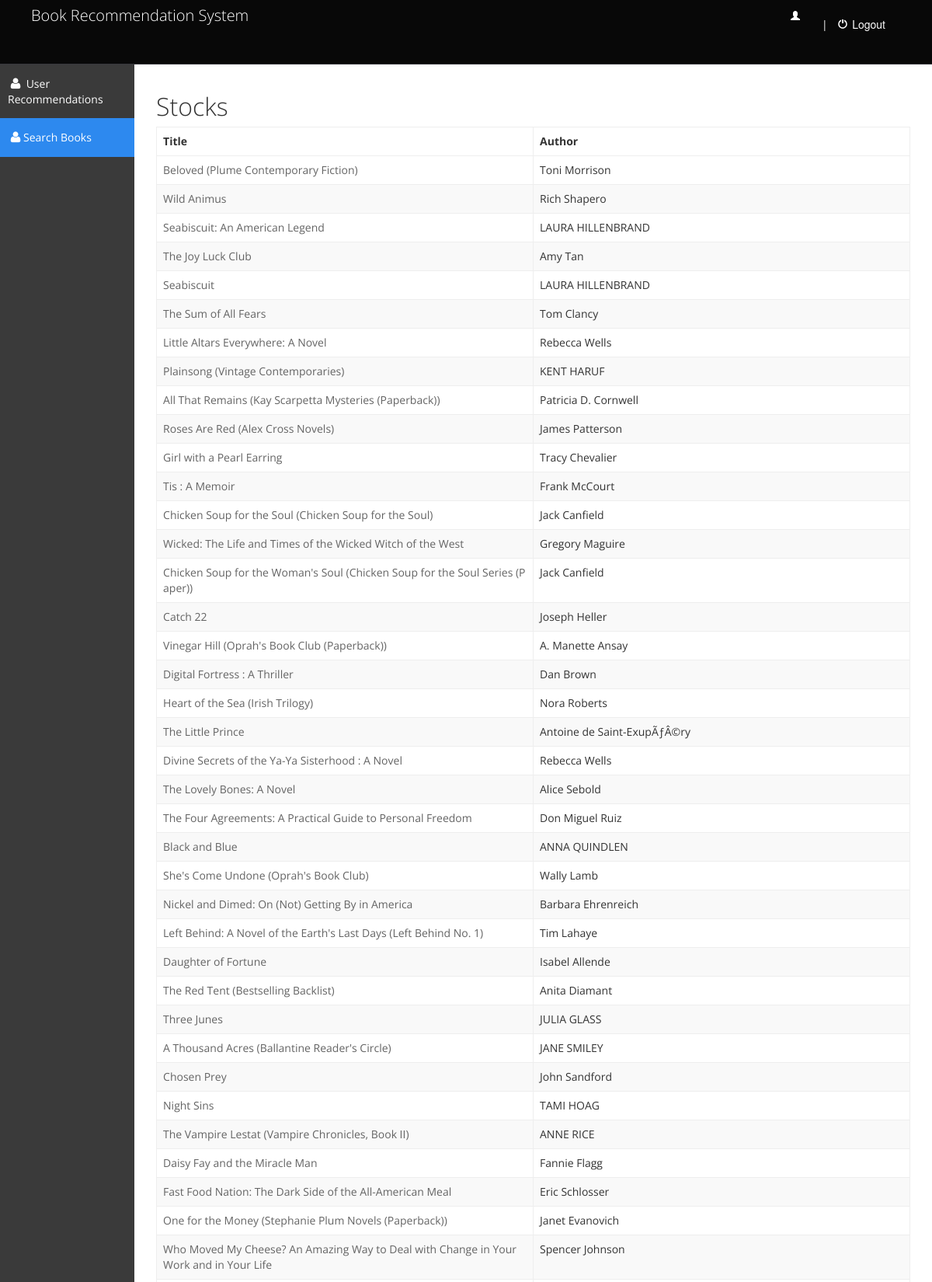
Screenshot of /book/books/ (upper part) with the database file from the repository.
### book/models.py (models this page shows, shortened)
class ModelBase(models.Model):
    is_deleted = models.BooleanField(default=False)
    created_at = models.DateTimeField(auto_now_add=True)
    modified_at = models.DateTimeField(auto_now=True)
    class Meta:
        abstract = True

class Book(ModelBase):
    isbn = models.CharField(max_length=254, null=True, blank=True)
    book_title = models.CharField(max_length=254, null=True, blank=True)
    book_author = models.CharField(max_length=254, null=True, blank=True)
    publisher = models.CharField(max_length=254, null=True, blank=True)
    year_of_publication = models.CharField(max_length=254, null=True, blank=True)
    image_url_s = models.CharField(max_length=254, null=True, blank=True)
    image_url_m = models.CharField(max_length=254, null=True, blank=True)
    image_url_l = models.CharField(max_length=254, null=True, blank=True)

### book/views.py (the view)
class Books(View):
    template_name = "admin/books.html"
    def get(self, request, *args, **kwargs):
        book_objects = book_model.Book.objects.filter(is_deleted=False)
        book_serializer_data = book_serializers.BookSerializer(book_objects, many=True).data
        return render(request, self.template_name, context={"book_objects": book_serializer_data})

### context_processors.py (called while the page is built)
def baseurl(request):
    if request.is_secure():
        scheme = 'https://'
    else:
        scheme = 'http://'
    return {'BASE_URL': scheme + request.get_host() + '/'}

def s3url(request):
    return {'S3_URL': settings.S3_URL}

### templates/admin/books.html (shortened to what this page needs)
{% extends 'admin/admin-base-layout.html' %}
{% block main_content %}
    <div id="content" class="span10">
        <div class="">
            <h1 class="tab-heading">Stocks</h1>
            <table id="users-table" class="table table-striped datatable table-bordered" style="table-layout:fixed; word-break:break-all;">
                <thead>
                <tr>
                    <th style="width:200px;">Title</th>
                    <th style="width:200px;">Author</th>
                </tr>
                </thead>
                <tbody>
                {% for book in book_objects %}
                    <tr>
                        <td> <a href="{{ BASE_URL }}book/search/?book_title={{book.book_title}}"> {{ book.book_title|capfirst }}</td>
                        <td>{{ book.book_author }}</td>
                    </tr>
                {% endfor %}
                </tbody>
            </table>
        </div>
    </div>
{% endblock %}

### templates/admin/admin-base-layout.html (shortened to what this page needs)
<!DOCTYPE html>
<html lang="en">
{% block html_head %}
    <head>
        {% block css %}
            <link id="bootstrap-style" href="{{ S3_URL }}css/bootstrap.min.css" rel="stylesheet">
            <link href="{{ S3_URL }}css/bootstrap-responsive.min.css" rel="stylesheet">
            <link id="base-style" href="{{ S3_URL }}css/style.css" rel="stylesheet">
            <link id="base-style-responsive" href="{{ S3_URL }}css/style-responsive.css" rel="stylesheet">
            <link id="base-style-responsive" href="{{ S3_URL }}css/animate.css" rel="stylesheet">
        {% endblock %}
    </head>
{% endblock %}
<body>
{% block header %}
    {% include 'admin/header.html' %}
{% endblock %}
<div class="container-fluid-full">
    <div class="row-fluid">
        {% block side_menu %}
            {% include 'admin/side_menu.html' %}
        {% endblock %}
        {% block main_content %}
        {% endblock %}
    </div>
</div>
</body>
</html>

### templates/admin/header.html (shortened to what this page needs)
<div class="navbar">
    <div class="navbar-inner">
        <div class="container-fluid">
            <a class="brand" href="index.html"><span>Book Recommendation System</span></a>
            <div class="nav-no-collapse header-nav">
                <ul class="nav pull-right">
                    <li class="dropdown header-right-btn" style="display: inline-flex;">
                        <a class="btn" href="#">
                            <i class="halflings-icon white user"></i> {{ request.user.name }}
                        </a>
                        <form id="admin-logout1" action="{{ BASE_URL }}book/logout/" method="post">
                            <button class="btn" id='logout1' type="submit">
                                |&nbsp;&nbsp;&nbsp;&nbsp;<i class="halflings-icon white off"></i> Logout
                            </button>
                        </form>
                    </li>
                </ul>
            </div>
        </div>
    </div>
</div>

### templates/admin/side_menu.html
<div id="sidebar-left" class="span2">
    <div class="nav-collapse sidebar-nav">
        <ul class="nav nav-tabs nav-stacked main-menu">
            <li><a href="{{ BASE_URL }}book/user/recommendations/"><i class="icon-user"></i><span class="hidden-tablet"> User Recommendations</span></a></li>
            <li><a href="{{ BASE_URL }}book/books/"><i class="icon-user"></i><span class="hidden-tablet">Search Books</span></a></li>
        </ul>
    </div>
</div>

### statics/css/style.css (style rules this page uses)
body { background: #F5F5F5; color: #333; border: none; font-family: 'Open Sans', sans-serif; font-weight: 400; }
a { color: #646464; }
h1 { font-size: 32px; line-height: 32px; font-weight: 300; }
.navbar { margin-bottom: 0px; }
.navbar-inner { margin-bottom: 0px; min-height: 40px; padding-right: 20px; padding-left: 20px; background: #080808; filter: none; text-shadow: 1px 1px 1px #0a0c0e; border: none; color: #fff; -webkit-border-radius: 0px; -moz-border-radius: 0px; border-radius: 0px; *zoom: 1; border-bottom: 1px solid #38383D; }
.navbar-inner a { color: #7b7b7b; text-shadow: 0 -1px 1px #0b090a; }
.navbar-inner a i { margin-top: 2px; }
a.brand span { color: #fff; text-shadow: none; }
.header-nav { padding: 0px; color: #fff !important; background: #000 !important; }
.header-nav .nav { margin: 0px; }
.header-nav .btn { display: inline-block; padding: 21px 20px; margin-top: 0px; margin-left: 0px; font-size: 14px; line-height: 20px; text-align: center; text-shadow: none; vertical-align: middle; cursor: pointer; background: transparent; border-left: none; border-right: none; border-top: 0px; border-bottom: 0px; -webkit-border-radius: 0px; -moz-border-radius: 0px; border-radius: 0px; -webkit-box-shadow: none !important; -moz-box-shadow: none !important; box-shadow: none !important; }
.header-nav a.btn { color: #fff !important; text-shadow: none !important; padding: 10px 8px !important; }
#sidebar-left { background: #3A3A3A; }
.sidebar-nav > ul { margin: 0px; padding-bottom: 1px; font-size: 14px; }
.nav-tabs.nav-stacked > li > a, .nav-tabs.nav-stacked > li > ul > li > a { padding: 15px 10px 14px 10px; color: #fff; border-top: none; border-bottom: 1px solid #666; border-left: none; border-right: none; text-decoration: none; -webkit-border-radius: 0px; -moz-border-radius: 0px; border-radius: 0px; }
.nav-tabs.nav-stacked > li:last-child > a { border-bottom: 1px solid transparent; }
.nav-tabs.nav-stacked > li > a > i, .nav-tabs.nav-stacked > li > ul > li > a > i { opacity: 1; filter: alpha(opacity=100); -ms-filter:"progid:DXImageTransform.Microsoft.Alpha(Opacity=100)"; font-size: 16px; }
.nav-tabs.nav-stacked > li.active > a, .nav-tabs.nav-stacked > li > ul > li.active > a { background: #2D89EF; border-bottom: 1px solid #2D89EF; }
.nav-tabs.nav-stacked > li:first-child > a { margin: 0px 0px 0px 0px; -webkit-border-radius: 0px; -moz-border-radius: 0px; border-radius: 0px; }
.nav-tabs.nav-stacked > li:last-child > a { -webkit-border-radius: 0px; -moz-border-radius: 0px; border-radius: 0px; }
#content { background: #ffffff; filter: none; min-height: 100%; padding: 20px 20px; position: relative; }
.btn { display: inline-block; padding: 6px 12px; margin-bottom: 0; font-size: 14px; font-weight: 500; line-height: 20px; text-align: center; white-space: nowrap; vertical-align: middle; cursor: pointer; border: 1px solid #a7a9aa; -webkit-border-radius: 0px !important; border-radius: 0px !important; }
.btn i { margin-top: 2px; }
.btn { color: #ffffff; background-color: #a7a9aa; border-color: #a7a9aa; background-image: none; filter: none; text-shadow: none; }
.table th, .table td { border-top: 1px solid #eee; }
.table-bordered { border-color: #eee; -webkit-border-radius: 0px !important; -moz-border-radius: 0px !important; border-radius: 0px !important; }
.table-bordered th, .table-bordered td { border-left: 1px solid #eee; }
.table-bordered thead:first-child tr:first-child > th:first-child, .table-bordered tbody:first-child tr:first-child > td:first-child, .table-bordered tbody:first-child tr:first-child > th:first-child { -webkit-border-radius: 0px !important; -moz-border-radius: 0px !important; border-radius: 0px !important; }
.table-bordered thead:first-child tr:first-child > th:last-child, .table-bordered tbody:first-child tr:first-child > td:last-child, .table-bordered tbody:first-child tr:first-child > th:last-child { -webkit-border-radius: 0px !important; -moz-border-radius: 0px !important; border-radius: 0px !important; }

### statics/css/style-responsive.css (style rules this page uses)
@media (min-width: 1200px) { .container-fluid-full { overflow: hidden; position: relative; height: 100%; } }
@media (min-width: 1200px) { #content { width: 85.578%; padding: 28px; margin: 0px 0px; margin-left: 14.422% !important; } }
@media (min-width: 1200px) { #sidebar-left { background: #3A3A3A; margin-left: 0px !important; position: absolute; height: 100%; } }
@media (min-width: 1200px) { .sidebar-nav > ul { margin: 0px; } }

### rows the page displays
Book: book_title "Beloved (Plume Contemporary Fiction)", book_author "Toni Morrison"
Book: book_title "Wild Animus", book_author "Rich Shapero"
Book: book_title "Seabiscuit: An American Legend", book_author "LAURA HILLENBRAND"
Book: book_title "The Joy Luck Club", book_author "Amy Tan"
Book: book_title "Seabiscuit", book_author "LAURA HILLENBRAND"
Book: book_title "The Sum of All Fears", book_author "Tom Clancy"
Book: book_title "Little Altars Everywhere: A Novel", book_author "Rebecca Wells"
Book: book_title "Plainsong (Vintage Contemporaries)", book_author "KENT HARUF"
Book: book_title "All That Remains (Kay Scarpetta Mysteries (Paperback))", book_author "Patricia D. Cornwell"
Book: book_title "Roses Are Red (Alex Cross Novels)", book_author "James Patterson"
Book: book_title "Girl with a Pearl Earring", book_author "Tracy Chevalier"
Book: book_title "Tis : A Memoir", book_author "Frank McCourt"
Book: book_title "Chicken Soup for the Soul (Chicken Soup for the Soul)", book_author "Jack Canfield"
Book: book_title "Wicked: The Life and Times of the Wicked Witch of the West", book_author "Gregory Maguire"
Book: book_title "Chicken Soup for the Woman's Soul (Chicken Soup for the Soul Series (Paper))", book_author "Jack Canfield"
Book: book_title "Catch 22", book_author "Joseph Heller"
Book: book_title "Vinegar Hill (Oprah's Book Club (Paperback))", book_author "A. Manette Ansay"
Book: book_title "Digital Fortress : A Thriller", book_author "Dan Brown"
Book: book_title "Heart of the Sea (Irish Trilogy)", book_author "Nora Roberts"
Book: book_title "The Little Prince", book_author "Antoine de Saint-ExupÃƒÂ©ry"
Book: book_title "Divine Secrets of the Ya-Ya Sisterhood : A Novel", book_author "Rebecca Wells"
Book: book_title "The Lovely Bones: A Novel", book_author "Alice Sebold"
Book: book_title "The Four Agreements: A Practical Guide to Personal Freedom", book_author "Don Miguel Ruiz"
Book: book_title "Black and Blue", book_author "ANNA QUINDLEN"
Book: book_title "She's Come Undone (Oprah's Book Club)", book_author "Wally Lamb"
Book: book_title "Nickel and Dimed: On (Not) Getting By in America", book_author "Barbara Ehrenreich"
Book: book_title "Left Behind: A Novel of the Earth's Last Days (Left Behind No. 1)", book_author "Tim Lahaye"
Book: book_title "Daughter of Fortune", book_author "Isabel Allende"
Book: book_title "The Red Tent (Bestselling Backlist)", book_author "Anita Diamant"
Book: book_title "Three Junes", book_author "JULIA GLASS"
Book: book_title "A Thousand Acres (Ballantine Reader's Circle)", book_author "JANE SMILEY"
Book: book_title "Chosen Prey", book_author "John Sandford"
Book: book_title "Night Sins", book_author "TAMI HOAG"
Book: book_title "The Vampire Lestat (Vampire Chronicles, Book II)", book_author "ANNE RICE"
Book: book_title "Daisy Fay and the Miracle Man", book_author "Fannie Flagg"
Book: book_title "Fast Food Nation: The Dark Side of the All-American Meal", book_author "Eric Schlosser"
Book: book_title "One for the Money (Stephanie Plum Novels (Paperback))", book_author "Janet Evanovich"
Book: book_title "Who Moved My Cheese? An Amazing Way to Deal with Change in Your Work and in Your Life", book_author "Spencer Johnson"
